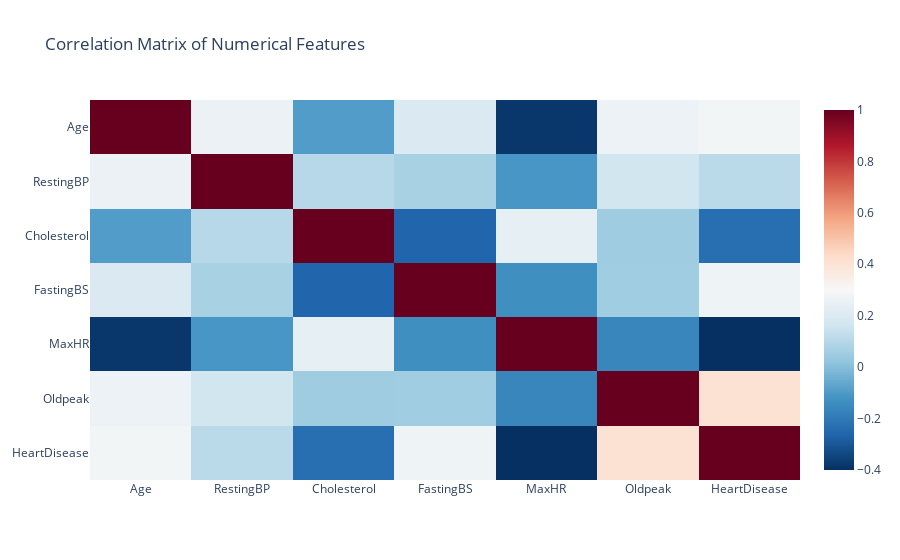

Notebook code for this chart:
### Code cell
# Print statistics of numeric features
cat_features,num_features = eda.string_num_cols(df)
eda.describe_num_cols(df, num_features)

### Figure 1 — Plotly figure (JSON) as saved in the notebook; plotly's stock layout.template omitted (floating-point values rounded to 4 significant figures)
{"data": [{"coloraxis": "coloraxis", "hovertemplate": "x: %{x}<br>y: %{y}<br>color: %{z}<extra></extra>", "name": "0", "type": "heatmap", "x": ["Age", "RestingBP", "Cholesterol", "FastingBS", "MaxHR", "Oldpeak", "HeartDisease"], "xaxis": "x", "y": ["Age", "RestingBP", "Cholesterol", "FastingBS", "MaxHR", "Oldpeak", "HeartDisease"], "yaxis": "y", "z": [[1, 0.2544, -0.09528, 0.198, -0.382, 0.2586, 0.282], [0.2544, 1, 0.1009, 0.07019, -0.1121, 0.1648, 0.1076], [-0.09528, 0.1009, 1, -0.261, 0.2358, 0.05015, -0.2327], [0.198, 0.07019, -0.261, 1, -0.1314, 0.0527, 0.2673], [-0.382, -0.1121, 0.2358, -0.1314, 1, -0.1607, -0.4004], [0.2586, 0.1648, 0.05015, 0.0527, -0.1607, 1, 0.404], [0.282, 0.1076, -0.2327, 0.2673, -0.4004, 0.404, 1]]}], "layout": {"coloraxis": {"colorscale": [[0, "rgb(5,48,97)"], [0.1, "rgb(33,102,172)"], [0.2, "rgb(67,147,195)"], [0.3, "rgb(146,197,222)"], [0.4, "rgb(209,229,240)"], [0.5, "rgb(247,247,247)"], [0.6, "rgb(253,219,199)"], [0.7, "rgb(244,165,130)"], [0.8, "rgb(214,96,77)"], [0.9, "rgb(178,24,43)"], [1, "rgb(103,0,31)"]]}, "title": {"text": "Correlation Matrix of Numerical Features"}, "xaxis": {"anchor": "y", "domain": [0, 1]}, "yaxis": {"anchor": "x", "autorange": "reversed", "domain": [0, 1]}}}
